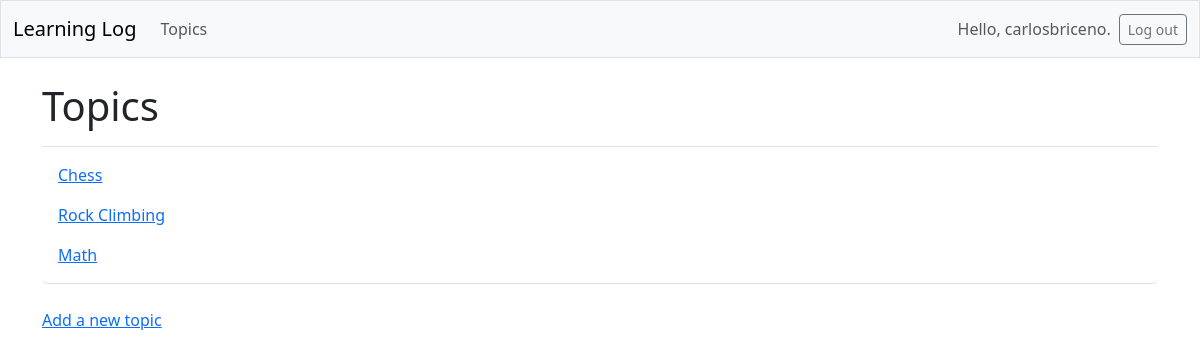
Page /topics/ (signed in) on the earlier database version.
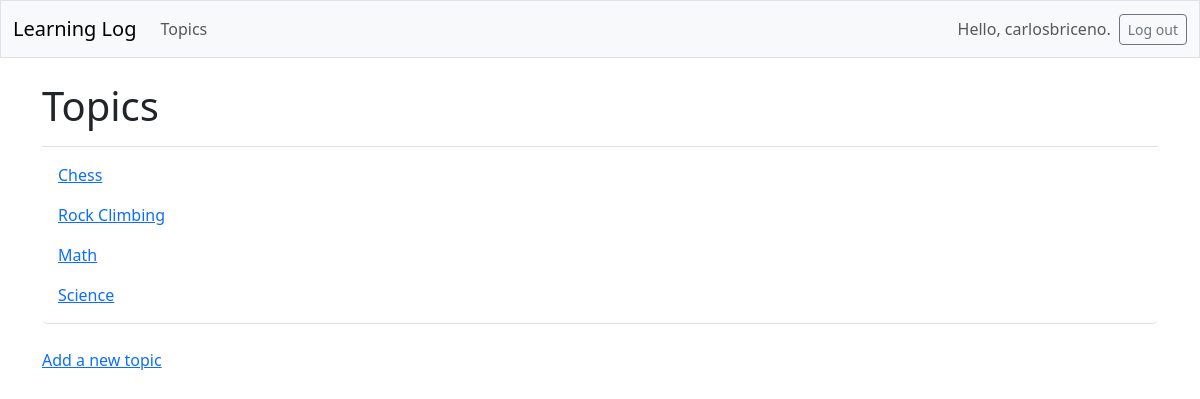
Same page on the later database version.
### learning_logs/models.py (models this page shows, shortened)
class Topic(models.Model):
    text = models.CharField(max_length=200)  # Use to store small amount of text
    date_added = models.DateTimeField(auto_now_add=True)  # Piece of data to record date and time
    owner = models.ForeignKey(User, on_delete=models.CASCADE)

### learning_logs/views.py (the view)
# urls.py: path('topics/', views.topics, name='topics'),
@login_required
def topics(request):
    topics = Topic.objects.filter(owner=request.user).order_by('date_added')
    topics = Topic.objects.order_by('date_added')   # query the db by asking for the Topic objects, sorted by date_added
    context = {'topics': topics}
    return render(request, 'learning_logs/topics.html', context)

### learning_logs/templates/learning_logs/topics.html
{% extends 'learning_logs/base.html' %}
{% block page_header %}
  <h1>Topics</h1>
{% endblock page_header %}
{% block content %}
  <ul class="list-group border-bottom pb-2 mb-4">
    {% for topic in topics %}
      <li class="list-group-item border-0">
        <a href="{% url 'learning_logs:topic' topic.id %}">
          {{ topic.text }}</a>
      </li>
    {% empty %}
      <li class="list-group-item border-0">No topics have been added yet.</li>
    {% endfor %}
  </ul>
  <a href="{% url 'learning_logs:new_topic' %}">Add a new topic</a>
{% endblock content %}

### learning_logs/templates/learning_logs/base.html (shortened to what this page needs)
<!doctype html>
<html lang="en">
<head>
  {% load django_bootstrap5 %}
  {% bootstrap_css %}
</head>
<body>
  <nav class="navbar navbar-expand-md navbar-light bg-light mb-4 border">
    <div class="container-fluid">
      <a class="navbar-brand" href="{% url 'learning_logs:index' %}">
          Learning Log</a>
      <div class="collapse navbar-collapse" id="navbarCollapse">
        <ul class="navbar-nav me-auto mb-2 mb-md-0">
          <li class="nav-item">
            <a class="nav-link" href="{% url 'learning_logs:topics' %}">
              Topics</a></li>
        </ul>
        <ul class="navbar-nav ms-auto mb-2 mb-md-0">
          {% if user.is_authenticated %}
            <li class="nav-item">
              <span class="navbar-text me-2">Hello, {{ user.username }}.
                </span></li>
          {% endif %}
        </ul>
        {% if user.is_authenticated %}
          <form action="{% url 'accounts:logout' %}" method='post'>
            <button name='submit' class='btn btn-outline-secondary btn-sm'>
              Log out</button>
          </form>
        {% endif %}
      </div>
    </div>
  </nav>
  <main class="container">
    <div class="pb-2 mb-2 border-bottom">
      {% block page_header %}{% endblock page_header %}
    </div>
    <div>
      {% block content %}{% endblock content %}
    </div>
  </main>
</body>
</html>

Differences in the rows shown:
added Topic: text "Science"
